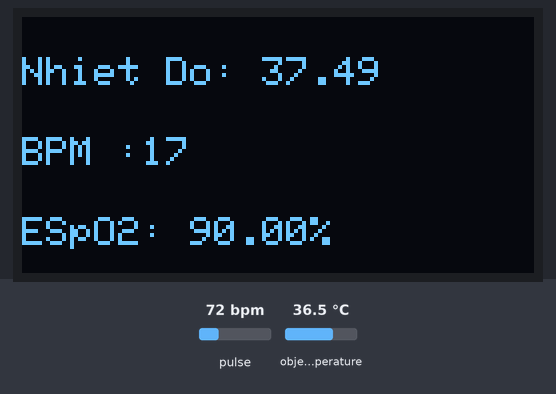
A sketch run on a simulated ESP32. Shown: 128×64 one-colour display. Inputs (shaded band) come from the test bench; at power-on: pulse 72 bpm, object temperature 36.5 °C. The display library's start-up logo is not drawn; what the sketch prints to the serial monitor is not drawn.

Above: at 4.2 s.
4.3 s: pulse set to 158 bpm
At 6.1 s:
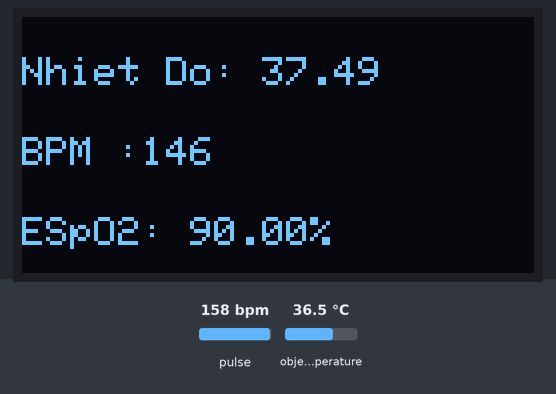
6.2 s: pulse set to 100 bpm
At 7.1 s:
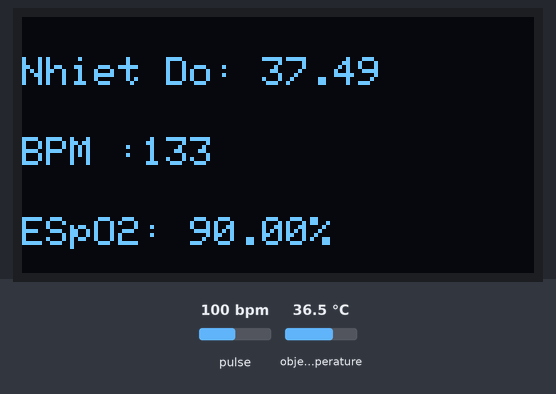
8.7 s: object temperature set to 20 °C
At 10.7 s:
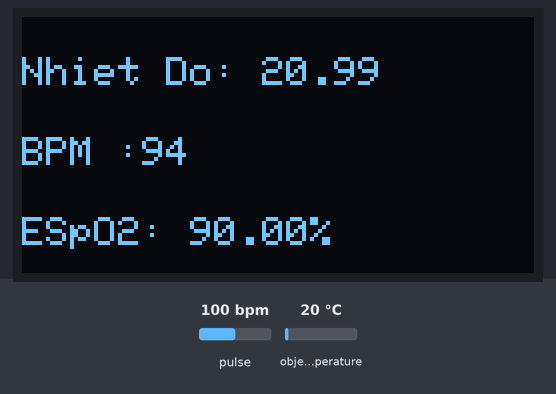
11.2 s: pulse set to 130 bpm
At 13.3 s:
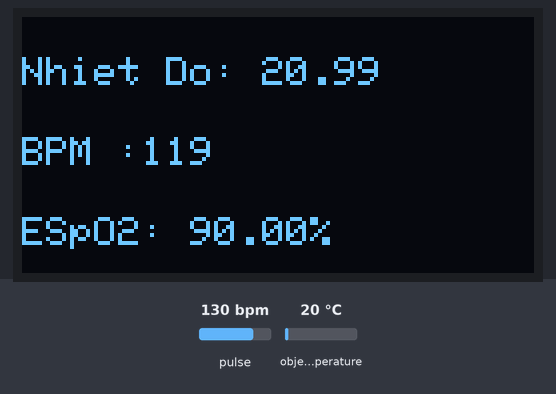
13.5 s: pulse set to 103 bpm
At 15.6 s:
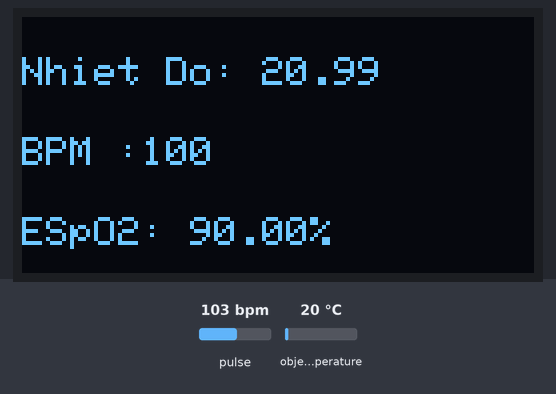
15.7 s: pulse set to 99 bpm
At 16.4 s:
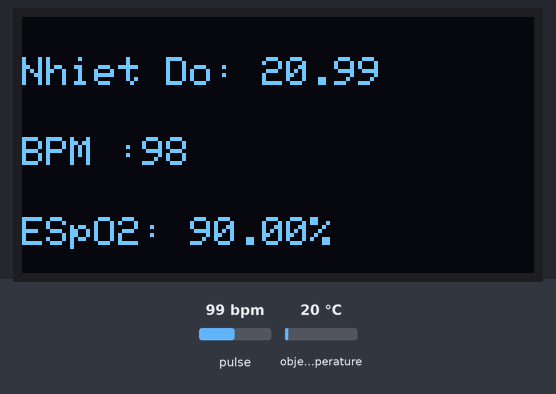
Timing chart, 0 to 18.7 s (numbered marks = the images above; inputs shaded):
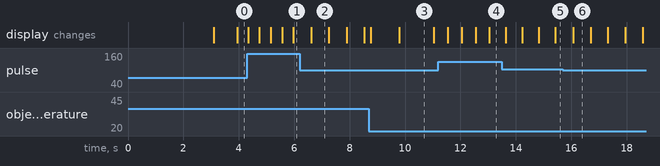

The sketch:

Spirit.ino
```cpp
#include <Wire.h>
#include <Adafruit_GFX.h>    //OLED libraries
#include <Adafruit_SSD1306.h> //OLED libraries
#include <Adafruit_MLX90614.h> //Cảm biến nhiệt độ
#include "MAX30105.h"           //MAX3010x library
#include "heartRate.h"          //Heart rate calculating algorithm
#include "ESP32Servo.h"

MAX30105 particleSensor;
Adafruit_MLX90614 mlx = Adafruit_MLX90614();

const byte RATE_SIZE = 4;
byte rates[RATE_SIZE];
byte rateSpot = 0;
long lastBeat = 0; //Thời điểm nhịp cuối cùng xảy ra
float beatsPerMinute;
int beatAvg;

double avered = 0;
double aveir = 0;
double sumirrms = 0;
double sumredrms = 0;

double SpO2 = 0;
double ESpO2 = 90.0;//giá trị ban đầu
double FSpO2 = 0.7; //hệ số lọc cho SpO2 ước tính
double frate = 0.95; //bộ lọc thông thấp cho giá trị IR/LED đỏ để loại bỏ thành phần AC
int i = 0;
int Num = 30;
#define FINGER_ON 7000    //Lượng tia hồng ngoại tối thiểu (để xác định ngón tay có bật hay không)
#define MINIMUM_SPO2 90.0 //Lượng oxy trong máu tối thiểu

#define SCREEN_WIDTH 128
#define SCREEN_HEIGHT 64
#define OLED_RESET    -1
Adafruit_SSD1306 display(SCREEN_WIDTH, SCREEN_HEIGHT, &Wire, OLED_RESET); //Declaring the display name (display)

// Biểu đồ nhịp tim
static const unsigned char PROGMEM logo2_bmp[] =
{ 0x03, 0xC0, 0xF0, 0x06, 0x71, 0x8C, 0x0C, 0x1B, 0x06, 0x18, 0x0E, 0x02, 0x10, 0x0C, 0x03, 0x10,
  0x04, 0x01, 0x10, 0x04, 0x01, 0x10, 0x40, 0x01, 0x10, 0x40, 0x01, 0x10, 0xC0, 0x03, 0x08, 0x88,
  0x02, 0x08, 0xB8, 0x04, 0xFF, 0x37, 0x08, 0x01, 0x30, 0x18, 0x01, 0x90, 0x30, 0x00, 0xC0, 0x60,
  0x00, 0x60, 0xC0, 0x00, 0x31, 0x80, 0x00, 0x1B, 0x00, 0x00, 0x0E, 0x00, 0x00, 0x04, 0x00,
};
// Hình ảnh nhịp tim
static const unsigned char PROGMEM logo3_bmp[] =
{ 0x01, 0xF0, 0x0F, 0x80, 0x06, 0x1C, 0x38, 0x60, 0x18, 0x06, 0x60, 0x18, 0x10, 0x01, 0x80, 0x08,
  0x20, 0x01, 0x80, 0x04, 0x40, 0x00, 0x00, 0x02, 0x40, 0x00, 0x00, 0x02, 0xC0, 0x00, 0x08, 0x03,
  0x80, 0x00, 0x08, 0x01, 0x80, 0x00, 0x18, 0x01, 0x80, 0x00, 0x1C, 0x01, 0x80, 0x00, 0x14, 0x00,
  0x80, 0x00, 0x14, 0x00, 0x80, 0x00, 0x14, 0x00, 0x40, 0x10, 0x12, 0x00, 0x40, 0x10, 0x12, 0x00,
  0x7E, 0x1F, 0x23, 0xFE, 0x03, 0x31, 0xA0, 0x04, 0x01, 0xA0, 0xA0, 0x0C, 0x00, 0xA0, 0xA0, 0x08,
  0x00, 0x60, 0xE0, 0x10, 0x00, 0x20, 0x60, 0x20, 0x06, 0x00, 0x40, 0x60, 0x03, 0x00, 0x40, 0xC0,
  0x01, 0x80, 0x01, 0x80, 0x00, 0xC0, 0x03, 0x00, 0x00, 0x60, 0x06, 0x00, 0x00, 0x30, 0x0C, 0x00,
  0x00, 0x08, 0x10, 0x00, 0x00, 0x06, 0x60, 0x00, 0x00, 0x03, 0xC0, 0x00, 0x00, 0x01, 0x80, 0x00
};
// Sơ đồ Oxy
static const unsigned char PROGMEM O2_bmp[] = {
  0x00, 0x00, 0x00, 0x00, 0x00, 0x00, 0x00, 0xf0, 0x00, 0x3f, 0xc3, 0xf8, 0x00, 0xff, 0xf3, 0xfc,
  0x03, 0xff, 0xff, 0xfe, 0x07, 0xff, 0xff, 0xfe, 0x0f, 0xff, 0xff, 0xfe, 0x0f, 0xff, 0xff, 0x7e,
  0x1f, 0x80, 0xff, 0xfc, 0x1f, 0x00, 0x7f, 0xb8, 0x3e, 0x3e, 0x3f, 0xb0, 0x3e, 0x3f, 0x3f, 0xc0,
  0x3e, 0x3f, 0x1f, 0xc0, 0x3e, 0x3f, 0x1f, 0xc0, 0x3e, 0x3f, 0x1f, 0xc0, 0x3e, 0x3e, 0x2f, 0xc0,
  0x3e, 0x3f, 0x0f, 0x80, 0x1f, 0x1c, 0x2f, 0x80, 0x1f, 0x80, 0xcf, 0x80, 0x1f, 0xe3, 0x9f, 0x00,
  0x0f, 0xff, 0x3f, 0x00, 0x07, 0xfe, 0xfe, 0x00, 0x0b, 0xfe, 0x0c, 0x00, 0x1d, 0xff, 0xf8, 0x00,
  0x1e, 0xff, 0xe0, 0x00, 0x1f, 0xff, 0x00, 0x00, 0x1f, 0xf0, 0x00, 0x00, 0x1f, 0xe0, 0x00, 0x00,
  0x0f, 0xe0, 0x00, 0x00, 0x07, 0x80, 0x00, 0x00, 0x00, 0x00, 0x00, 0x00, 0x00, 0x00, 0x00, 0x00
};

int Tonepin = 4; //Chân còi

void setup() {
  Serial.begin(9600);
  Serial.println("System Start");
  display.begin(SSD1306_SWITCHCAPVCC, 0x3C); //Start the OLED display
  display.display();
  delay(3000);
  //檢查
  if (!particleSensor.begin(Wire, I2C_SPEED_FAST)) //Use default I2C port, 400kHz speed
  {
    Serial.println("Not Found MAX30102");
    while (1);
  }
  //Tùy Chọn
  byte ledBrightness = 0x7F; //亮度建議=127, Options: 0=Off to 255=50mA
  byte sampleAverage = 4; //Options: 1, 2, 4, 8, 16, 32
  byte ledMode = 2; //Options: 1 = Red only(心跳), 2 = Red + IR(血氧)
  int sampleRate = 800; //Options: 50, 100, 200, 400, 800, 1000, 1600, 3200
  int pulseWidth = 215; //Options: 69, 118, 215, 411
  int adcRange = 16384; //Options: 2048, 4096, 8192, 16384
  // Set up the wanted parameters
  particleSensor.setup(ledBrightness, sampleAverage, ledMode, sampleRate, pulseWidth, adcRange); //Configure sensor with these settings
  particleSensor.enableDIETEMPRDY();

  particleSensor.setPulseAmplitudeRed(0x0A); //Turn Red LED to low to indicate sensor is running
  particleSensor.setPulseAmplitudeGreen(0); //Turn off Green LED

  mlx.begin(); // Bật cảm biến nhiệt độ
}

void loop() {
  long irValue = particleSensor.getIR();   // Kiểm tra xem có ngón tay trên cảm biến hay ko
  // Kiểm tra xem ngón tay có trên cảm biến hay ko ( irValue > 7000)
  Serial.print(irValue);
  if (irValue > FINGER_ON ) {
    // Đo nhiệt độ
    float nhietdo = mlx.readObjectTempC();
    nhietdo += 1;
    //Đo nhịp tim trung bình
    if (checkForBeat(irValue) == true) {
      //Calculate beatsPerMinute
      long delta = millis() - lastBeat;
      lastBeat = millis();
      beatsPerMinute = 60 / (delta / 1000.0);

      if (beatsPerMinute < 255 && beatsPerMinute > 20) {  //Check if the BPM value is within a valid range
        rates[rateSpot++] = (byte)beatsPerMinute;         //Store this reading in the array
        rateSpot %= RATE_SIZE;                            //Wrap variable

        //Take average of readings
        beatAvg = 0;
        for (byte x = 0; x < RATE_SIZE; x++)
          beatAvg += rates[x];
        beatAvg /= RATE_SIZE;
      }
    }

    //Đo lượng SpO2
    uint32_t ir, red ;
    double fred, fir;
    if (particleSensor.available()) {
      i++;
      ir = particleSensor.getFIFOIR(); //Đọc Hồng ngoại
      red = particleSensor.getFIFORed(); //Đọc Đèn đỏ
      //Serial.println("red=" + String(red) + ",IR=" + String(ir) + ",i=" + String(i));
      fir = (double)ir;
      fred = (double)red;
      aveir = aveir * frate + (double)ir * (1.0 - frate); //average IR level by low pass filter
      avered = avered * frate + (double)red * (1.0 - frate);//average red level by low pass filter
      sumirrms += (fir - aveir) * (fir - aveir);//square sum of alternate component of IR level
      sumredrms += (fred - avered) * (fred - avered); //square sum of alternate component of red level

      if ((i % Num) == 0) {
        double R = (sqrt(sumirrms) / aveir) / (sqrt(sumredrms) / avered);
        SpO2 = -23.3 * (R - 0.4) + 100;
        ESpO2 = FSpO2 * ESpO2 + (1.0 - FSpO2) * SpO2;//low pass filter
        if (ESpO2 <= MINIMUM_SPO2) ESpO2 = MINIMUM_SPO2; //indicator for finger detached
        if (ESpO2 > 100) ESpO2 = 99.9;
        //Serial.print(",SPO2="); Serial.println(ESpO2);
        sumredrms = 0.0; sumirrms = 0.0; SpO2 = 0;
        i = 0;
      }
      particleSensor.nextSample(); //We're finished with this sample so move to next sample
    }

    // In ra Serial
    Serial.print("Nhiet Do: " + String(nhietdo));
    Serial.print(", Bpm:" + String(beatAvg));
    if (beatAvg > 0)  Serial.print(", SPO2:" + String(ESpO2));
    else Serial.print(", SPO2:" + String(ESpO2));
    Serial.println();

    // Hiển thị lên OLED
    display.clearDisplay();
    display.setTextSize(1);
    display.setTextColor(WHITE);

    // display.drawBitmap(5, 5, logo2_bmp, 24, 21, WHITE);
    // display.drawBitmap(0, 35, O2_bmp, 32, 32, WHITE);

    display.setCursor(0, 10);
    display.print("Nhiet Do: "); display.print(nhietdo);
    display.setCursor(0, 30);
    display.print("BPM :"); display.print(beatAvg);
    display.setCursor(0, 50);
    display.print("ESpO2: "); display.print(String(ESpO2) + "%");
    display.display();
  }
  else {
    for (byte rx = 0 ; rx < RATE_SIZE ; rx++) rates[rx] = 0;
    beatAvg = 0; // beatsPerMinute = 0; lastBeat = 0;
    avered = 0; aveir = 0; sumirrms = 0; sumredrms = 0; rateSpot = 0;
    SpO2 = 0; ESpO2 = 90.0;
    display.clearDisplay();
    display.setTextSize(2);
    display.setTextColor(WHITE);
    display.setCursor(30, 5);
    display.println("Finger");
    display.setCursor(30, 35);
    display.println("Please");
    display.display();
    }

}
```

Measured:
- after the input at 6.2 s, the display: changes after 0.41 s (image 2)
- after the input at 11.2 s, the display: first changes after 0.34 s (image 4 shows a later state)
- after the input at 13.5 s, the display: first changes after 0.14 s (image 5 shows a later state)
- after the input at 15.7 s, the display: changes after 0.37 s (image 6)
- what the display in image 2 shows lasts 0.7 s, from 6.6 s to 7.3 s
- what the display in image 3 shows lasts 1.2 s, from 9.8 s to 11.0 s
